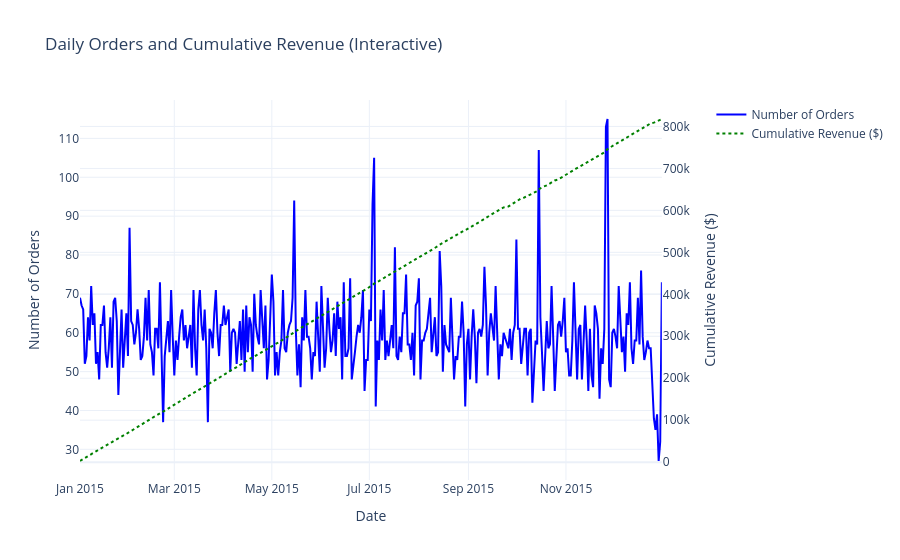

Notebook source saved alongside this figure:
### Code cell
# Create interactive line chart with secondary y-axis
fig = make_subplots(specs=[[{"secondary_y": True}]])

fig.add_trace(
    go.Scatter(x=daily_sales['date'], y=daily_sales['orders'], name='Number of Orders', line=dict(color='blue')),
    secondary_y=False
)

fig.add_trace(
    go.Scatter(x=daily_sales['date'], y=daily_sales['cumulative_revenue'], name='Cumulative Revenue ($)', line=dict(color='green', dash='dot')),
    secondary_y=True
)

fig.update_layout(
    title='Daily Orders and Cumulative Revenue (Interactive)',
    xaxis_title='Date',
    hovermode='x unified',
    template='plotly_white',
    autosize=True
)

fig.update_yaxes(title_text="Number of Orders", secondary_y=False)
fig.update_yaxes(title_text="Cumulative Revenue ($)", secondary_y=True)

fig.show()

### Figure 1 — Plotly figure (JSON) as saved in the notebook; plotly's stock layout.template omitted (floating-point values rounded to 4 significant figures; data arrays with more than 128 entries replaced by an {"elided": "..."} marker saying what was removed)
{"data": [{"line": {"color": "blue"}, "name": "Number of Orders", "type": "scatter", "x": {"elided": "358 str values"}, "xaxis": "x", "y": {"elided": "358 int values"}, "yaxis": "y"}, {"line": {"color": "green", "dash": "dot"}, "name": "Cumulative Revenue ($)", "type": "scatter", "x": {"elided": "358 str values"}, "xaxis": "x", "y": {"elided": "358 float values"}, "yaxis": "y2"}], "layout": {"autosize": true, "hovermode": "x unified", "title": {"text": "Daily Orders and Cumulative Revenue (Interactive)"}, "xaxis": {"anchor": "y", "domain": [0, 0.94], "title": {"text": "Date"}}, "yaxis": {"anchor": "x", "domain": [0, 1], "title": {"text": "Number of Orders"}}, "yaxis2": {"anchor": "x", "overlaying": "y", "side": "right", "title": {"text": "Cumulative Revenue ($)"}}}}
